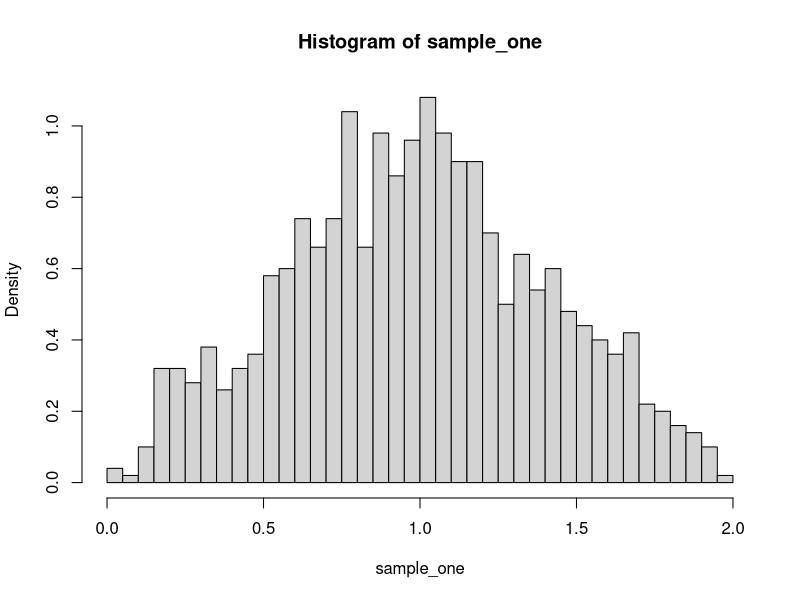
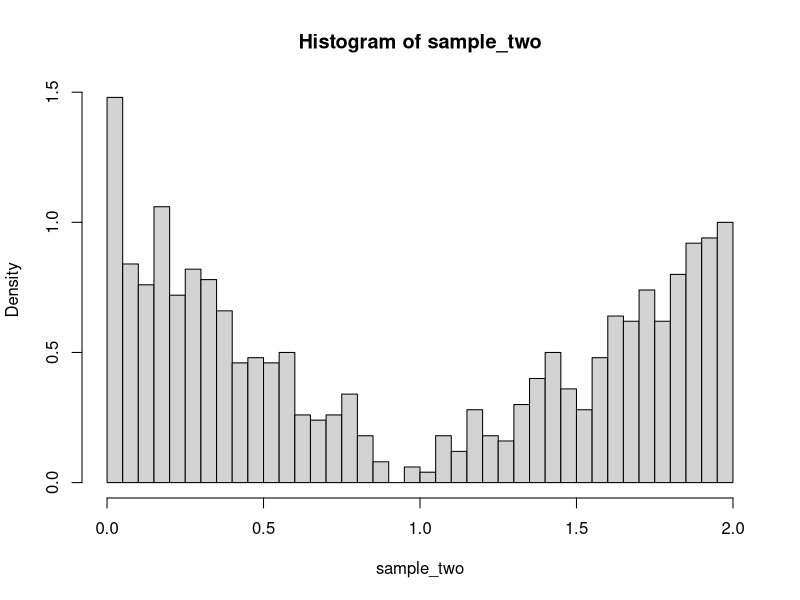
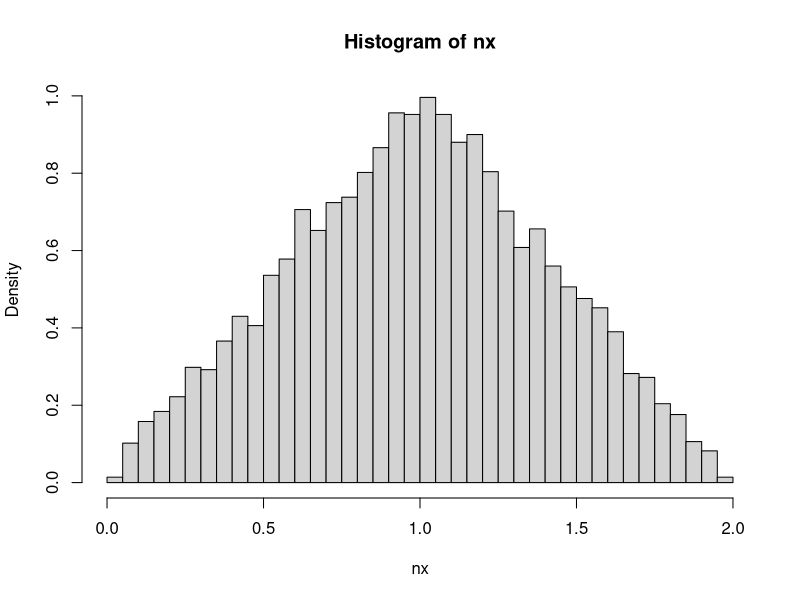
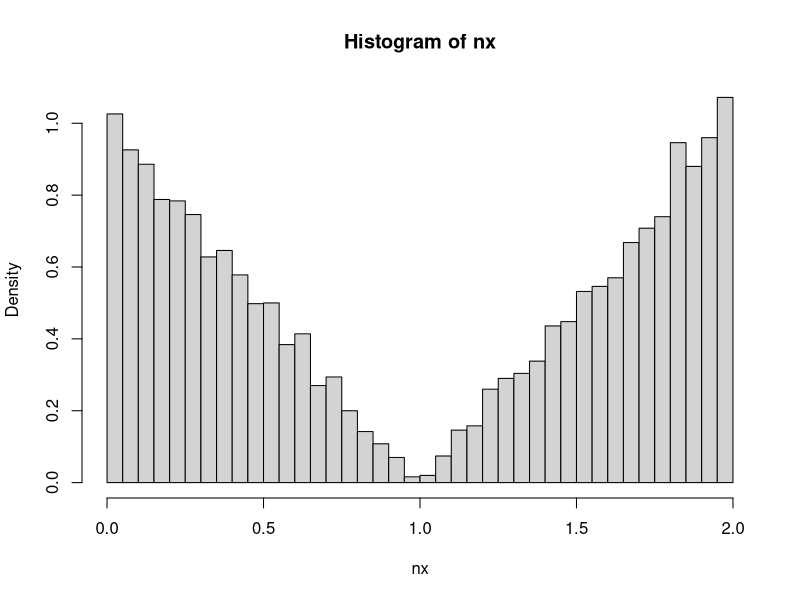
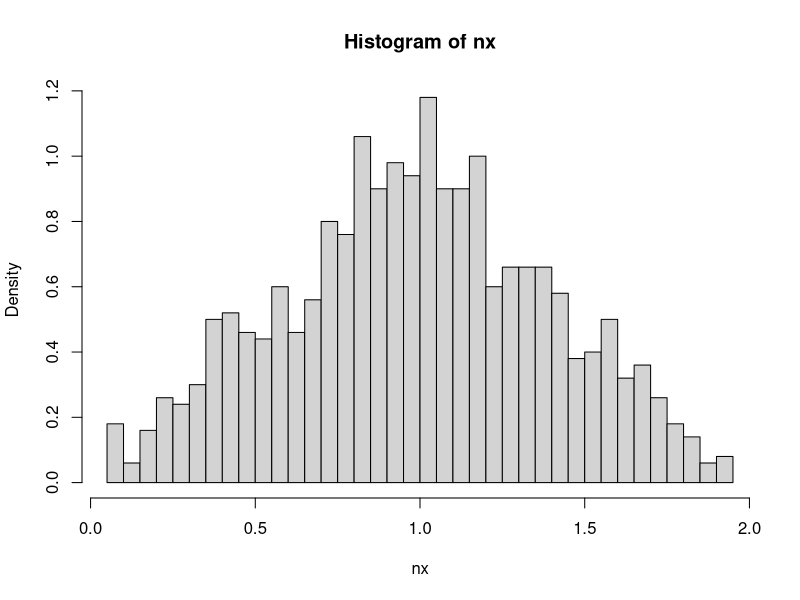
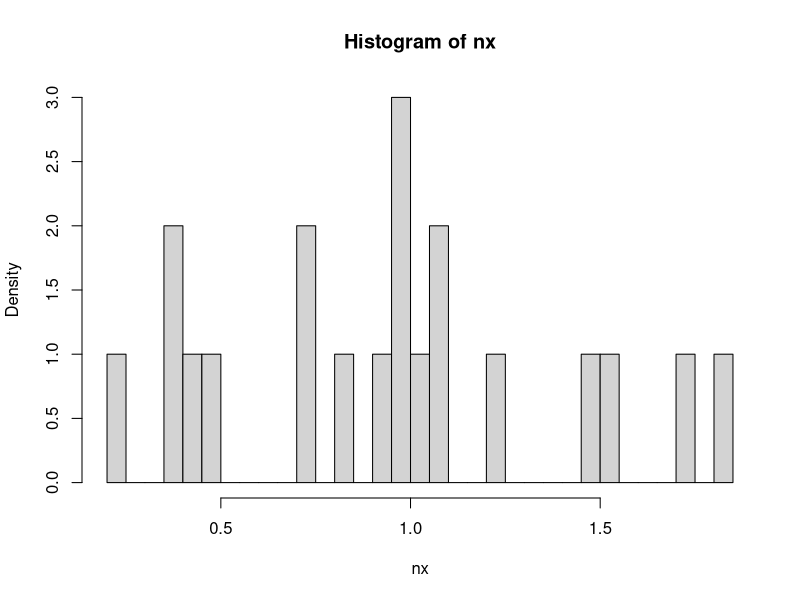
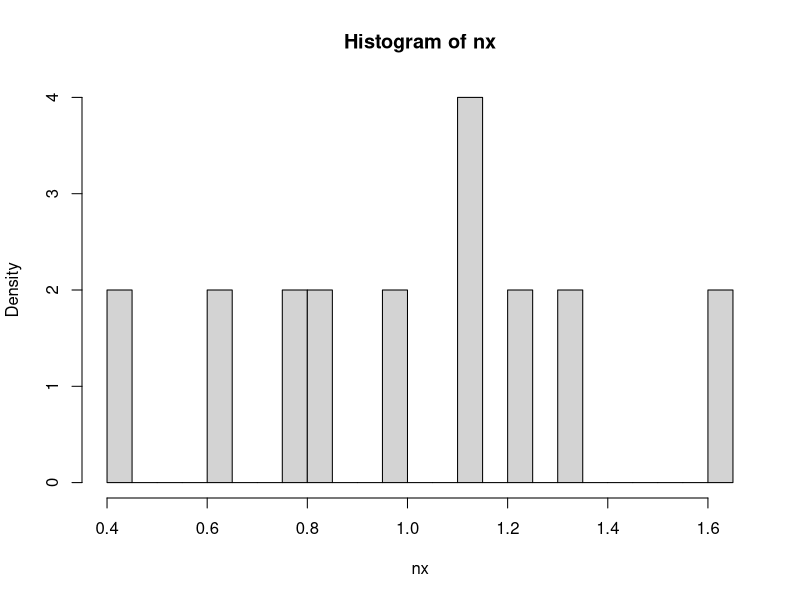
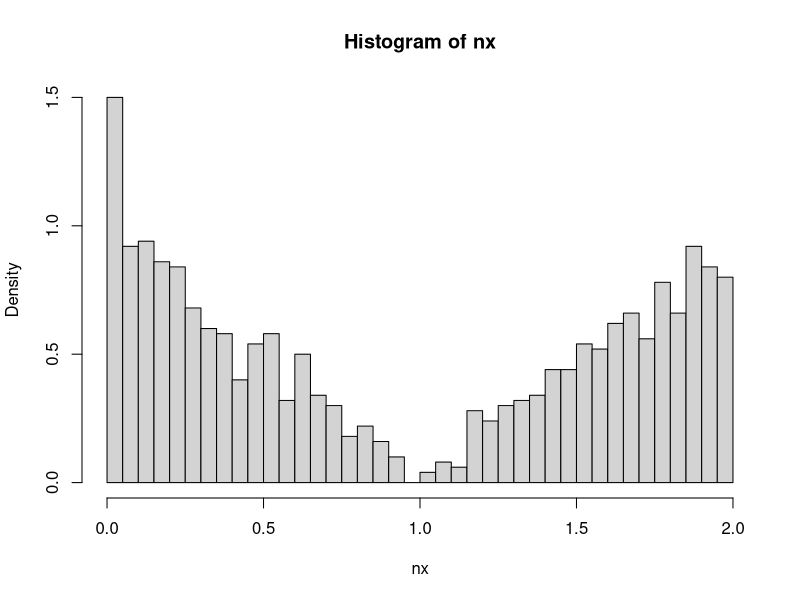

Generate these figures, in order, with R:
## ---- chunk 1
function_one <- function(x) { 
  if (x >= 0 && x <= 1) {
    return(x)
  } else if (x > 1 && x <= 2) {
    return(2-x)
  }
}

## ---- chunk 2
function_two <- function(x) { 
  if (x >= 0 && x <= 1) {
    return(1-x)
  } else if (x > 1 && x <= 2) {
    return(x-1)
  }
}
## ---- chunk 3
sample_one <- sample(
  seq(0,2, by=0.01), 1000, replace=T, 
  prob=sapply(
    seq(0,2,by=0.01), 
    function(x) function_one(x)
  )
)

hist(sample_one, 30, freq=F)

sample_two <- sample(
  seq(0,2, by=0.01), 1000, replace=T, 
  prob=sapply(
    seq(0,2,by=0.01), 
    function(x) function_two(x)
  )
)

hist(sample_two, 30, freq=F)

## ---- chunk 4
problem_four <- function(n, pdf) {
  nx <- sample(seq(0,2, by=0.01), n, replace=T,
               prob = sapply(
                 seq(0,2,by=0.01),
                 function(x) {
                   pdf(x)}))
  hist(nx, 30, freq=F)
  print(paste("The sample mean for", n, "samples from the pdf is", mean(nx)))
}

problem_four(10000, function_one)

problem_four(10000, function_two)

## ---- chunk 5
problem_four (1000, function_one)
problem_four (20, function_one)
problem_four (10, function_one)

## ---- chunk 6
problem_four (1000, function_two)
problem_four (20, function_two)
problem_four (10, function_two)

